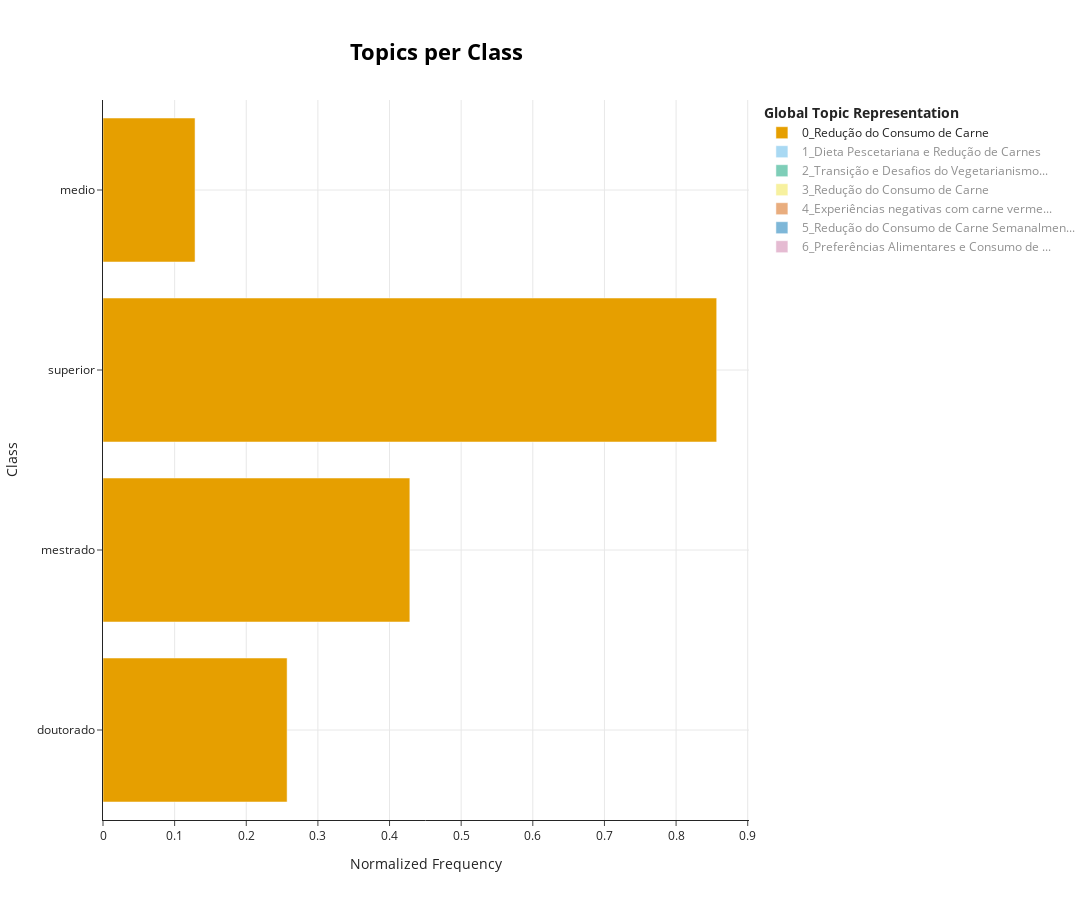

Write notebook code for a chart like this one.
### Code cell
fig_topics_per_education_reason = topic_model.visualize_topics_per_class(topics_per_education_reason, normalize_frequency=True, top_n_topics=50, width=1600, height=900)
fig_topics_per_education_reason.show()

### Figure 1 — Plotly figure (JSON) as saved in the notebook; plotly's stock layout.template omitted (floating-point values rounded to 4 significant figures)
{"data": [{"hoverinfo": "text", "hovertext": ["<b>Topic 0</b><br>Words: Descoberta de Dietas Alimentares Alternativas", "<b>Topic 0</b><br>Words: Redução de Consumo de Carne", "<b>Topic 0</b><br>Words: Dietas e Consumo de Carne", "<b>Topic 0</b><br>Words: Redução do consumo de carne"], "marker": {"color": "#E69F00"}, "name": "0_Redução do Consumo de Carne", "orientation": "h", "type": "bar", "visible": true, "x": [0.257, 0.4284, 0.8567, 0.1285], "y": ["doutorado", "mestrado", "superior", "medio"]}, {"hoverinfo": "text", "hovertext": ["<b>Topic 1</b><br>Words: Dieta sem carne vermelha", "<b>Topic 1</b><br>Words: Dietas com restrição de carne", "<b>Topic 1</b><br>Words: Dieta sem carne vermelha", "<b>Topic 1</b><br>Words: Dietas com restrição de carnes"], "marker": {"color": "#56B4E9"}, "name": "1_Dieta Pescetariana e Redução de Carnes", "orientation": "h", "type": "bar", "visible": "legendonly", "x": [0.2724, 0.3329, 0.8776, 0.2118], "y": ["doutorado", "mestrado", "superior", "medio"]}, {"hoverinfo": "text", "hovertext": ["<b>Topic 2</b><br>Words: Desafios de Dieta Vegetariana/Vegana", "<b>Topic 2</b><br>Words: Transição para Dietas Vegetarianas/Veganas", "<b>Topic 2</b><br>Words: Transição Para Dietas Baseadas em Plantas", "<b>Topic 2</b><br>Words: Redução do Consumo de Produtos Animais"], "marker": {"color": "#009E73"}, "name": "2_Transição e Desafios do Vegetarianismo...", "orientation": "h", "type": "bar", "visible": "legendonly", "x": [0.09983, 0.4326, 0.8652, 0.2329], "y": ["doutorado", "mestrado", "superior", "medio"]}, {"hoverinfo": "text", "hovertext": ["<b>Topic 3</b><br>Words: Redução do Consumo de Carne", "<b>Topic 3</b><br>Words: Redução do Consumo de Carne", "<b>Topic 3</b><br>Words: Redução do consumo de carne", "<b>Topic 3</b><br>Words: Redução do Consumo de Carne", "<b>Topic 3</b><br>Words: Redução do Consumo de Carne"], "marker": {"color": "#F0E442"}, "name": "3_Redução do Consumo de Carne", "orientation": "h", "type": "bar", "visible": "legendonly", "x": [0.297, 0.353, 0.005604, 0.8742, 0.1513], "y": ["doutorado", "mestrado", "fundamental", "superior", "medio"]}, {"hoverinfo": "text", "hovertext": ["<b>Topic 4</b><br>Words: Preferências Alimentares e Carne", "<b>Topic 4</b><br>Words: Aversão a Carne e Má Digestão", "<b>Topic 4</b><br>Words: Mal-estar ao comer carne", "<b>Topic 4</b><br>Words: Malefícios de comer carne vermelha"], "marker": {"color": "#D55E00"}, "name": "4_Experiências negativas com carne verme...", "orientation": "h", "type": "bar", "visible": "legendonly", "x": [0.06402, 0.1921, 0.9603, 0.1921], "y": ["doutorado", "mestrado", "superior", "medio"]}, {"hoverinfo": "text", "hovertext": ["<b>Topic 5</b><br>Words: Redução do Consumo de Carne", "<b>Topic 5</b><br>Words: Redução do Consumo de Carne Semanal", "<b>Topic 5</b><br>Words: Consumo Reduzido de Carne Diária", "<b>Topic 5</b><br>Words: Redução do Consumo de Carne Diária", "<b>Topic 5</b><br>Words: Redução do Consumo de Carne Semanalmente"], "marker": {"color": "#0072B2"}, "name": "5_Redução do Consumo de Carne Semanalmen...", "orientation": "h", "type": "bar", "visible": "legendonly", "x": [0.3921, 0.3565, 0.03565, 0.7842, 0.3208], "y": ["doutorado", "mestrado", "fundamental", "superior", "medio"]}, {"hoverinfo": "text", "hovertext": ["<b>Topic 6</b><br>Words: Flexitarianismo e Consumo de Carne", "<b>Topic 6</b><br>Words: Dieta com pouca carne", "<b>Topic 6</b><br>Words: Alimentação Diversificada e Balanceada", "<b>Topic 6</b><br>Words: Dieta Flexível e Redução de Carne", "<b>Topic 6</b><br>Words: Benefícios e Desafios da Dieta Vegetariana"], "marker": {"color": "#CC79A7"}, "name": "6_Preferências Alimentares e Consumo de ...", "orientation": "h", "type": "bar", "visible": "legendonly", "x": [0.08138, 0.1628, 0.08138, 0.9765, 0.08138], "y": ["doutorado", "mestrado", "fundamental", "superior", "medio"]}], "layout": {"height": 900, "hoverlabel": {"bgcolor": "white", "font": {"family": "Rockwell", "size": 16}}, "legend": {"title": {"text": "<b>Global Topic Representation"}}, "title": {"font": {"color": "Black", "size": 22}, "text": "<b>Topics per Class</b>", "x": 0.4, "xanchor": "center", "y": 0.95, "yanchor": "top"}, "width": 1600, "xaxis": {"showgrid": true, "title": {"text": "Normalized Frequency"}}, "yaxis": {"showgrid": true, "title": {"text": "Class"}}}}
